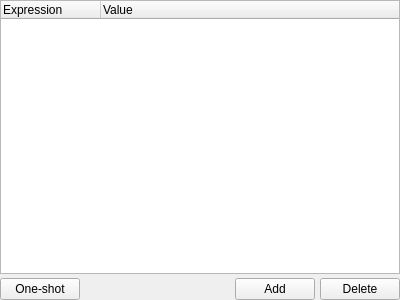
<?xml version="1.0" encoding="UTF-8"?>
<ui version="4.0">
 <class>Form</class>
 <widget class="QWidget" name="Form">
  <property name="geometry">
   <rect>
    <x>0</x>
    <y>0</y>
    <width>400</width>
    <height>300</height>
   </rect>
  </property>
  <property name="windowTitle">
   <string>Form</string>
  </property>
  <layout class="QGridLayout" name="gridLayout_2">
   <property name="margin">
    <number>0</number>
   </property>
   <item row="0" column="0">
    <layout class="QGridLayout" name="gridLayout">
     <property name="horizontalSpacing">
      <number>5</number>
     </property>
     <property name="verticalSpacing">
      <number>4</number>
     </property>
     <property name="margin">
      <number>0</number>
     </property>
     <item row="0" column="0" colspan="4">
      <widget class="QTreeWidget" name="watchView">
       <property name="sizePolicy">
        <sizepolicy hsizetype="MinimumExpanding" vsizetype="Expanding">
         <horstretch>0</horstretch>
         <verstretch>0</verstretch>
        </sizepolicy>
       </property>
       <property name="focusPolicy">
        <enum>Qt::TabFocus</enum>
       </property>
       <property name="autoFillBackground">
        <bool>true</bool>
       </property>
       <property name="frameShadow">
        <enum>QFrame::Plain</enum>
       </property>
       <property name="alternatingRowColors">
        <bool>true</bool>
       </property>
       <property name="allColumnsShowFocus">
        <bool>true</bool>
       </property>
       <column>
        <property name="text">
         <string>Expression</string>
        </property>
       </column>
       <column>
        <property name="text">
         <string>Value</string>
        </property>
       </column>
      </widget>
     </item>
     <item row="1" column="2">
      <widget class="QPushButton" name="addWatch">
       <property name="text">
        <string>Add</string>
       </property>
      </widget>
     </item>
     <item row="1" column="3">
      <widget class="QPushButton" name="deleteWatch">
       <property name="text">
        <string>Delete</string>
       </property>
      </widget>
     </item>
     <item row="1" column="1">
      <spacer name="horizontalSpacer">
       <property name="orientation">
        <enum>Qt::Horizontal</enum>
       </property>
       <property name="sizeType">
        <enum>QSizePolicy::Expanding</enum>
       </property>
       <property name="sizeHint" stdset="0">
        <size>
         <width>138</width>
         <height>20</height>
        </size>
       </property>
      </spacer>
     </item>
     <item row="1" column="0">
      <widget class="QPushButton" name="oneShotEval">
       <property name="text">
        <string>One-shot</string>
       </property>
      </widget>
     </item>
    </layout>
   </item>
  </layout>
 </widget>
 <resources/>
 <connections/>
</ui>
